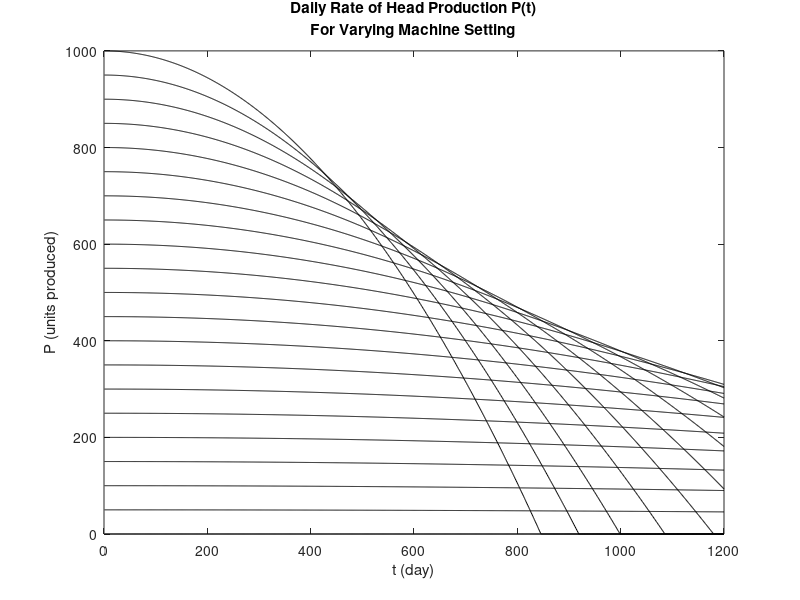

MATLAB code for this plot:
%DOLLHEAD.m by  Harshil Patel 1/11/2019
%DOLLHEAD.m-A systems-engineering assessment of a doll-head making machine has determined that the 
%daily productionon of heads can be modeled by the equation P=(10*s)-(((s/(2e6))*(exp(s/30)))*((t-1)^2)).
%where 
%• P is the number of doll heads produced on day t, production is always P= 0 or greater on given day.
%• t is the day of operation (starting at day t = 1 when production by machine starts to day t=1200 for this analysis), 
%• s is the machine setting that is increased in 5% intervals(%percent of max operation, between s= 0  off and  s=100 = max operation),

s=transpose(0:5:100); % a column vector s of all machine settings from s=0 to s=100, skipping by 5
t=1:1200; % a vector t of days from 1 to 1200
P=(10.*s)-(((s./(2e6)).*(exp(s./30))).*((t-1).^2)); % vectorized computation of matrix of P(t)-production quantity for given day with diffret machine setting s.

% P as production quantity can be any number ≥ 0. Given P vector may have created negative elements due to being a mathematical model, 
%those negative elements have to adjusted to P=0 or as no production quantity for given day. 
for i=1:size(P,1)
    for j=1:size(P,2)
        if P(i,j)<0
            P(i,j)=0; % replace negative values of vector P with 0.
        end
    end
end

%Makes a plot of all 21 P(t)(production quantity as  function of time measured in days) 
%lines with varying machine settings as a variable, 
%one for each setting of vector s, This is on top of each other in one graph. 
for i=1:size(P,1) %
    plot(t,P(i,:),'black');
    hold on %keeps plots on all same figure.
end
xlabel('t (day)')
ylabel('P (units produced)')
title({'Daily Rate of Head Production P(t)','For Varying Machine Setting'})
hold off
print -dpdf DHplot.pdf


% Create Vector called TOTAL , for which each elements in TOTAL represents the total production quantity of doll heads over 
%the 1200 day life in vector t- for each for each machine setting s in vector s.
total=1:(size(P,1));
for i=1:size(P,1)
    total(i)=sum(P(i,:));
end
TOTAL=total';
[M,I] = max(TOTAL); % variable I is saved as index of max quantity of doll head in TOTAL vector.
%Automated way to analyze vectors s and TOTAL 
%to figure out which value of the setting s produced the maximum number of doll heads over 1200 day time period.
optimal=s(I); %finds corresponding machine setting of max quantity of doll head from I from TOTAL vector.
fprintf('HW1.5: The optimal setting for s is %1.0f',optimal)

